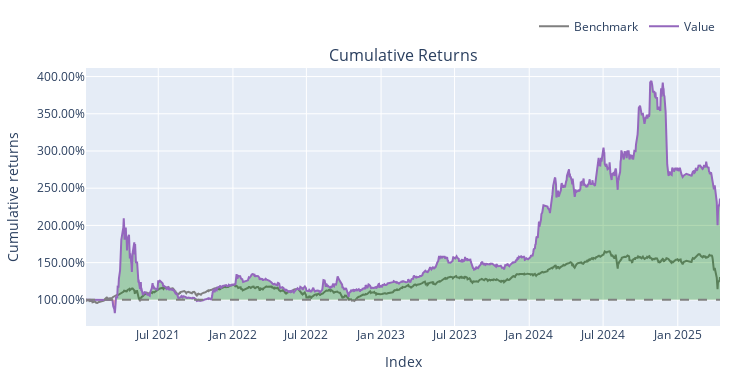

The code cell stored with this chart in its notebook:
### Code cell
import plotly.graph_objects as go
fig = pf2.plot(subplots=['cum_returns'])  # pf1.plot_cum_returns()
fig.update_layout(yaxis_tickformat='.2%')  # 將 y 軸改為百分比格式
fig.show()

### Figure 1 — Plotly figure (JSON) as saved in the notebook; plotly's stock layout.template omitted (floating-point values rounded to 4 significant figures; data arrays with more than 128 entries replaced by an {"elided": "..."} marker saying what was removed)
{"data": [{"legendgroup": "0", "line": {"color": "#7f7f7f"}, "name": "Benchmark", "showlegend": true, "type": "scatter", "uid": "7b0c990f-0b44-40bb-afef-0ccd6d910984", "x": {"elided": "1035 str values"}, "xaxis": "x", "y": {"elided": "1035 float values"}, "yaxis": "y"}, {"hoverinfo": "skip", "legendgroup": "1", "line": {"color": "rgba(0, 0, 0, 0)", "width": 0}, "opacity": 0, "showlegend": false, "type": "scatter", "uid": "6aa12564-9082-41ea-a08e-504a9ad05dda", "x": {"elided": "1035 str values"}, "xaxis": "x", "y": {"elided": "1035 int values"}, "yaxis": "y"}, {"connectgaps": false, "fill": "tonexty", "fillcolor": "rgba(0, 128, 0, 0.3)", "hoverinfo": "skip", "legendgroup": "1", "line": {"color": "rgba(0, 0, 0, 0)", "width": 0}, "opacity": 0, "showlegend": false, "type": "scatter", "uid": "bba9a3a8-0149-4ad5-902f-1486f8df80c8", "x": {"elided": "1035 str values"}, "xaxis": "x", "y": {"elided": "1035 float values"}, "yaxis": "y"}, {"hoverinfo": "skip", "legendgroup": "1", "line": {"color": "rgba(0, 0, 0, 0)", "width": 0}, "opacity": 0, "showlegend": false, "type": "scatter", "uid": "5948bb67-6099-45cd-8bc4-010613985b4a", "x": {"elided": "1035 str values"}, "xaxis": "x", "y": {"elided": "1035 int values"}, "yaxis": "y"}, {"connectgaps": false, "fill": "tonexty", "fillcolor": "rgba(255, 0, 0, 0.3)", "hoverinfo": "skip", "legendgroup": "1", "line": {"color": "rgba(0, 0, 0, 0)", "width": 0}, "opacity": 0, "showlegend": false, "type": "scatter", "uid": "c90d11fb-a658-41cd-938e-1976806b74e4", "x": {"elided": "1035 str values"}, "xaxis": "x", "y": {"elided": "1035 float values"}, "yaxis": "y"}, {"legendgroup": "2", "line": {"color": "#9467bd"}, "name": "Value", "showlegend": true, "type": "scatter", "uid": "de17e71c-bd56-4c14-b7a8-4c84379896ef", "x": {"elided": "1035 str values"}, "xaxis": "x", "y": {"elided": "1035 float values"}, "yaxis": "y"}, {"hoverinfo": "skip", "legendgroup": "1", "line": {"color": "rgba(0, 0, 0, 0)", "width": 0}, "opacity": 0, "showlegend": false, "type": "scatter", "uid": "af9506dc-e8d2-4720-82cf-43e4cb1e1ede", "x": {"elided": "1035 str values"}, "xaxis": "x", "y": {"elided": "1035 int values"}, "yaxis": "y"}], "layout": {"annotations": [{"font": {"size": 16}, "showarrow": false, "text": "Cumulative Returns", "x": 0.5, "xanchor": "center", "xref": "paper", "y": 1, "yanchor": "bottom", "yref": "paper"}], "height": 380, "legend": {"orientation": "h", "traceorder": "normal", "x": 1, "xanchor": "right", "y": 1.105, "yanchor": "bottom"}, "margin": {"b": 30, "l": 30, "r": 30, "t": 30}, "shapes": [{"line": {"color": "gray", "dash": "dash"}, "type": "line", "x0": 0, "x1": 1, "xref": "paper", "y0": 1, "y1": 1, "yref": "y"}], "showlegend": true, "width": 750, "xaxis": {"anchor": "y", "domain": [0, 1], "title": {"text": "Index"}}, "yaxis": {"anchor": "x", "domain": [0, 1], "tickformat": ".2%", "title": {"text": "Cumulative returns"}}}}
